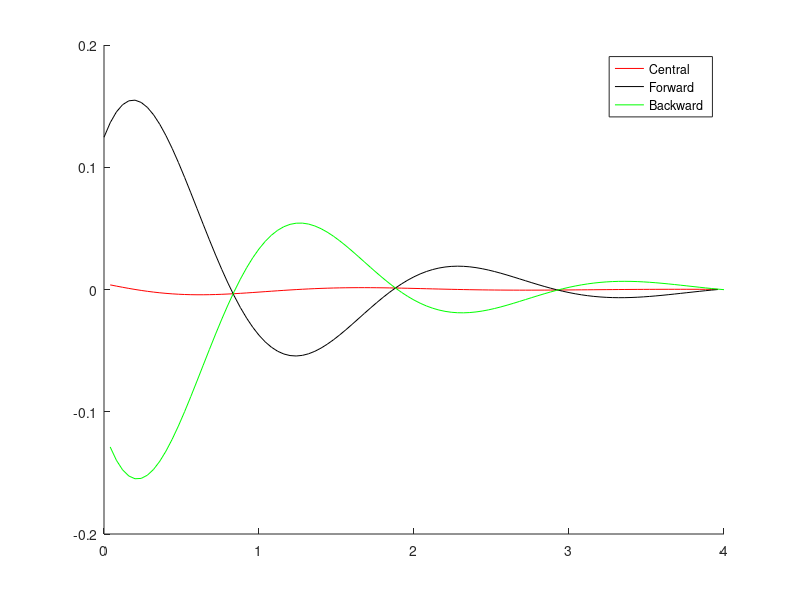

This figure's MATLAB source:
clc
clear all
close all

%% Initialization
Fun = @(x) exp(-x).*sin(3*x);
dFun = @(x) -exp(-x).*sin(3*x)+ 3*exp(-x).*cos(3*x);
x=linspace(0,4,101);
F=Fun(x);
h=x(2)-x(1);

%% Differentiation by central, forward and backward approximation
xCentral=x(2:end-1);
OCenteral=dFun(xCentral)-(F(3:end)-F(1:end-2))/(2*h); %error O(h^2)
xForward=x(1:end-1);
OForward=dFun(xForward)-(F(2:end)-F(1:end-1))/h; %error O(h)
xBackward=x(2:end);
OBackward=dFun(xBackward)-(F(2:end)-F(1:end-1))/h; %error O(h)
%plot(x,dFun(x));
hold on
plot(xCentral,OCenteral,'r')
plot(xForward,OForward,'k');
plot(xBackward,OBackward,'g');
legend('Central','Forward','Backward')